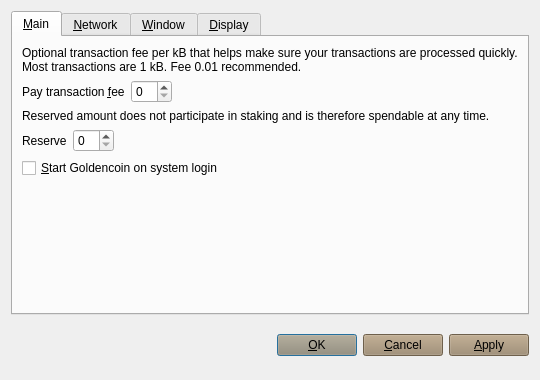
<?xml version="1.0" encoding="UTF-8"?>
<ui version="4.0">
 <class>OptionsDialog</class>
 <widget class="QDialog" name="OptionsDialog">
  <property name="geometry">
   <rect>
    <x>0</x>
    <y>0</y>
    <width>540</width>
    <height>380</height>
   </rect>
  </property>
  <property name="windowTitle">
   <string>Options</string>
  </property>
  <property name="styleSheet">
   <string notr="true">background-image: url(:/images/bkg-n);</string>
  </property>
  <property name="modal">
   <bool>true</bool>
  </property>
  <layout class="QVBoxLayout" name="verticalLayout">
   <item>
    <widget class="QTabWidget" name="tabWidget">
     <property name="styleSheet">
      <string notr="true">background-image: url(:/images/bkg-n);</string>
     </property>
     <property name="tabPosition">
      <enum>QTabWidget::North</enum>
     </property>
     <property name="currentIndex">
      <number>0</number>
     </property>
     <widget class="QWidget" name="tabMain">
      <attribute name="title">
       <string>&amp;Main</string>
      </attribute>
      <layout class="QVBoxLayout" name="verticalLayout_Main">
       <item>
        <widget class="QLabel" name="transactionFeeInfoLabel">
         <property name="styleSheet">
          <string notr="true">background-image: url(:/images/bgbfree);</string>
         </property>
         <property name="text">
          <string>Optional transaction fee per kB that helps make sure your transactions are processed quickly. Most transactions are 1 kB. Fee 0.01 recommended.</string>
         </property>
         <property name="textFormat">
          <enum>Qt::PlainText</enum>
         </property>
         <property name="wordWrap">
          <bool>true</bool>
         </property>
        </widget>
       </item>
       <item>
        <layout class="QHBoxLayout" name="horizontalLayoutFee">
         <item>
          <widget class="QLabel" name="transactionFeeLabel">
           <property name="styleSheet">
            <string notr="true">background-image: url(:/images/bgbfree);</string>
           </property>
           <property name="text">
            <string>Pay transaction &amp;fee</string>
           </property>
           <property name="textFormat">
            <enum>Qt::PlainText</enum>
           </property>
           <property name="buddy">
            <cstring>transactionFee</cstring>
           </property>
          </widget>
         </item>
         <item>
          <widget class="BitcoinAmountField" name="transactionFee"/>
         </item>
         <item>
          <spacer name="horizontalSpacerFee">
           <property name="orientation">
            <enum>Qt::Horizontal</enum>
           </property>
           <property name="sizeHint" stdset="0">
            <size>
             <width>40</width>
             <height>20</height>
            </size>
           </property>
          </spacer>
         </item>
        </layout>
       </item>
       <item>
        <widget class="QLabel" name="reserveBalanceInfoLabel">
         <property name="styleSheet">
          <string notr="true">background-image: url(:/images/bgbfree);</string>
         </property>
         <property name="text">
          <string>Reserved amount does not participate in staking and is therefore spendable at any time.</string>
         </property>
         <property name="textFormat">
          <enum>Qt::PlainText</enum>
         </property>
         <property name="wordWrap">
          <bool>true</bool>
         </property>
        </widget>
       </item>
       <item>
        <layout class="QHBoxLayout" name="horizontalLayoutReserveBalance">
         <item>
          <widget class="QLabel" name="reserveBalanceLabel">
           <property name="styleSheet">
            <string notr="true">background-image: url(:/images/bgbfree);</string>
           </property>
           <property name="text">
            <string>Reserve</string>
           </property>
           <property name="textFormat">
            <enum>Qt::PlainText</enum>
           </property>
           <property name="buddy">
            <cstring>reserveBalance</cstring>
           </property>
          </widget>
         </item>
         <item>
          <widget class="BitcoinAmountField" name="reserveBalance"/>
         </item>
         <item>
          <spacer name="horizontalSpacerReserveBalance">
           <property name="orientation">
            <enum>Qt::Horizontal</enum>
           </property>
           <property name="sizeHint" stdset="0">
            <size>
             <width>40</width>
             <height>20</height>
            </size>
           </property>
          </spacer>
         </item>
        </layout>
       </item>
       <item>
        <widget class="QCheckBox" name="bitcoinAtStartup">
         <property name="toolTip">
          <string>Automatically start Goldencoin after logging in to the system.</string>
         </property>
         <property name="styleSheet">
          <string notr="true">background-image: url(:/images/bgbfree);</string>
         </property>
         <property name="text">
          <string>&amp;Start Goldencoin on system login</string>
         </property>
        </widget>
       </item>
       <item>
        <spacer name="verticalSpacer_Main">
         <property name="orientation">
          <enum>Qt::Vertical</enum>
         </property>
         <property name="sizeHint" stdset="0">
          <size>
           <width>20</width>
           <height>40</height>
          </size>
         </property>
        </spacer>
       </item>
      </layout>
     </widget>
     <widget class="QWidget" name="tabNetwork">
      <attribute name="title">
       <string>&amp;Network</string>
      </attribute>
      <layout class="QVBoxLayout" name="verticalLayout_Network">
       <item>
        <widget class="QCheckBox" name="mapPortUpnp">
         <property name="toolTip">
          <string>Automatically open the Goldencoin client port on the router. This only works when your router supports UPnP and it is enabled.</string>
         </property>
         <property name="styleSheet">
          <string notr="true">background-image: url(:/images/bgbfree);</string>
         </property>
         <property name="text">
          <string>Map port using &amp;UPnP</string>
         </property>
        </widget>
       </item>
       <item>
        <widget class="QCheckBox" name="connectSocks">
         <property name="toolTip">
          <string>Connect to the Goldencoin network through a SOCKS proxy (e.g. when connecting through Tor).</string>
         </property>
         <property name="styleSheet">
          <string notr="true">background-image: url(:/images/bgbfree);</string>
         </property>
         <property name="text">
          <string>&amp;Connect through SOCKS proxy:</string>
         </property>
        </widget>
       </item>
       <item>
        <layout class="QHBoxLayout" name="horizontalLayout_Network">
         <item>
          <widget class="QLabel" name="proxyIpLabel">
           <property name="styleSheet">
            <string notr="true">background-image: url(:/images/bgbfree);</string>
           </property>
           <property name="text">
            <string>Proxy &amp;IP:</string>
           </property>
           <property name="textFormat">
            <enum>Qt::PlainText</enum>
           </property>
           <property name="buddy">
            <cstring>proxyIp</cstring>
           </property>
          </widget>
         </item>
         <item>
          <widget class="QValidatedLineEdit" name="proxyIp">
           <property name="maximumSize">
            <size>
             <width>140</width>
             <height>16777215</height>
            </size>
           </property>
           <property name="toolTip">
            <string>IP address of the proxy (e.g. 127.0.0.1)</string>
           </property>
           <property name="styleSheet">
            <string notr="true">background-color: rgb(154, 134, 106);</string>
           </property>
          </widget>
         </item>
         <item>
          <widget class="QLabel" name="proxyPortLabel">
           <property name="styleSheet">
            <string notr="true">background-image: url(:/images/bgbfree);</string>
           </property>
           <property name="text">
            <string>&amp;Port:</string>
           </property>
           <property name="textFormat">
            <enum>Qt::PlainText</enum>
           </property>
           <property name="buddy">
            <cstring>proxyPort</cstring>
           </property>
          </widget>
         </item>
         <item>
          <widget class="QLineEdit" name="proxyPort">
           <property name="maximumSize">
            <size>
             <width>55</width>
             <height>16777215</height>
            </size>
           </property>
           <property name="toolTip">
            <string>Port of the proxy (e.g. 9050)</string>
           </property>
           <property name="styleSheet">
            <string notr="true">background-color: rgb(154, 134, 106);</string>
           </property>
          </widget>
         </item>
         <item>
          <widget class="QLabel" name="socksVersionLabel">
           <property name="styleSheet">
            <string notr="true">background-image: url(:/images/bgbfree);</string>
           </property>
           <property name="text">
            <string>SOCKS &amp;Version:</string>
           </property>
           <property name="textFormat">
            <enum>Qt::PlainText</enum>
           </property>
           <property name="buddy">
            <cstring>socksVersion</cstring>
           </property>
          </widget>
         </item>
         <item>
          <widget class="QValueComboBox" name="socksVersion">
           <property name="toolTip">
            <string>SOCKS version of the proxy (e.g. 5)</string>
           </property>
          </widget>
         </item>
         <item>
          <spacer name="horizontalSpacer_Network">
           <property name="orientation">
            <enum>Qt::Horizontal</enum>
           </property>
           <property name="sizeHint" stdset="0">
            <size>
             <width>40</width>
             <height>20</height>
            </size>
           </property>
          </spacer>
         </item>
        </layout>
       </item>
       <item>
        <spacer name="verticalSpacer_Network">
         <property name="orientation">
          <enum>Qt::Vertical</enum>
         </property>
         <property name="sizeHint" stdset="0">
          <size>
           <width>20</width>
           <height>40</height>
          </size>
         </property>
        </spacer>
       </item>
      </layout>
     </widget>
     <widget class="QWidget" name="tabWindow">
      <attribute name="title">
       <string>&amp;Window</string>
      </attribute>
      <layout class="QVBoxLayout" name="verticalLayout_Window">
       <item>
        <widget class="QCheckBox" name="minimizeToTray">
         <property name="toolTip">
          <string>Show only a tray icon after minimizing the window.</string>
         </property>
         <property name="styleSheet">
          <string notr="true">background-image: url(:/images/bgbfree);</string>
         </property>
         <property name="text">
          <string>&amp;Minimize to the tray instead of the taskbar</string>
         </property>
        </widget>
       </item>
       <item>
        <widget class="QCheckBox" name="minimizeOnClose">
         <property name="toolTip">
          <string>Minimize instead of exit the application when the window is closed. When this option is enabled, the application will be closed only after selecting Quit in the menu.</string>
         </property>
         <property name="styleSheet">
          <string notr="true">background-image: url(:/images/bgbfree);</string>
         </property>
         <property name="text">
          <string>M&amp;inimize on close</string>
         </property>
        </widget>
       </item>
       <item>
        <spacer name="verticalSpacer_Window">
         <property name="orientation">
          <enum>Qt::Vertical</enum>
         </property>
         <property name="sizeHint" stdset="0">
          <size>
           <width>20</width>
           <height>40</height>
          </size>
         </property>
        </spacer>
       </item>
      </layout>
     </widget>
     <widget class="QWidget" name="tabDisplay">
      <attribute name="title">
       <string>&amp;Display</string>
      </attribute>
      <layout class="QVBoxLayout" name="verticalLayout_Display">
       <item>
        <layout class="QHBoxLayout" name="horizontalLayout_1_Display">
         <item>
          <widget class="QLabel" name="langLabel">
           <property name="styleSheet">
            <string notr="true">background-image: url(:/images/bgbfree);</string>
           </property>
           <property name="text">
            <string>User Interface &amp;language:</string>
           </property>
           <property name="textFormat">
            <enum>Qt::PlainText</enum>
           </property>
           <property name="buddy">
            <cstring>lang</cstring>
           </property>
          </widget>
         </item>
         <item>
          <widget class="QValueComboBox" name="lang">
           <property name="toolTip">
            <string>The user interface language can be set here. This setting will take effect after restarting Goldencoin.</string>
           </property>
          </widget>
         </item>
        </layout>
       </item>
       <item>
        <layout class="QHBoxLayout" name="horizontalLayout_2_Display">
         <item>
          <widget class="QLabel" name="unitLabel">
           <property name="styleSheet">
            <string notr="true">background-image: url(:/images/bgbfree);</string>
           </property>
           <property name="text">
            <string>&amp;Unit to show amounts in:</string>
           </property>
           <property name="textFormat">
            <enum>Qt::PlainText</enum>
           </property>
           <property name="buddy">
            <cstring>unit</cstring>
           </property>
          </widget>
         </item>
         <item>
          <widget class="QValueComboBox" name="unit">
           <property name="toolTip">
            <string>Choose the default subdivision unit to show in the interface and when sending coins.</string>
           </property>
          </widget>
         </item>
        </layout>
       </item>
       <item>
        <widget class="QCheckBox" name="coinControlFeatures">
         <property name="toolTip">
          <string>Whether to show coin control features or not.</string>
         </property>
         <property name="styleSheet">
          <string notr="true">background-image: url(:/images/bgbfree);</string>
         </property>
         <property name="text">
          <string>Display coin &amp;control features (experts only!)</string>
         </property>
        </widget>
       </item>
       <item>
        <widget class="QCheckBox" name="minimizeCoinAge">
         <property name="toolTip">
          <string>Whether to select the coin outputs randomly or with minimal coin age.</string>
         </property>
         <property name="styleSheet">
          <string notr="true">background-image: url(:/images/bgbfree);</string>
         </property>
         <property name="text">
          <string>Minimize weight consumption (experimental)</string>
         </property>
        </widget>
       </item>
       <item>
        <widget class="QCheckBox" name="useBlackTheme">
         <property name="styleSheet">
          <string notr="true">background-image: url(:/images/bgbfree);</string>
         </property>
         <property name="text">
          <string>Use black visual theme (requires restart)</string>
         </property>
        </widget>
       </item>
       <item>
        <spacer name="verticalSpacer_Display">
         <property name="orientation">
          <enum>Qt::Vertical</enum>
         </property>
         <property name="sizeHint" stdset="0">
          <size>
           <width>20</width>
           <height>40</height>
          </size>
         </property>
        </spacer>
       </item>
      </layout>
     </widget>
    </widget>
   </item>
   <item>
    <layout class="QHBoxLayout" name="horizontalLayout_Buttons">
     <item>
      <spacer name="horizontalSpacer_1">
       <property name="orientation">
        <enum>Qt::Horizontal</enum>
       </property>
       <property name="sizeHint" stdset="0">
        <size>
         <width>40</width>
         <height>48</height>
        </size>
       </property>
      </spacer>
     </item>
     <item>
      <widget class="QLabel" name="statusLabel">
       <property name="font">
        <font>
         <weight>75</weight>
         <bold>true</bold>
        </font>
       </property>
       <property name="styleSheet">
        <string notr="true">background-image: url(:/images/bgbfree);</string>
       </property>
       <property name="text">
        <string/>
       </property>
       <property name="textFormat">
        <enum>Qt::PlainText</enum>
       </property>
       <property name="wordWrap">
        <bool>true</bool>
       </property>
      </widget>
     </item>
     <item>
      <spacer name="horizontalSpacer_2">
       <property name="orientation">
        <enum>Qt::Horizontal</enum>
       </property>
       <property name="sizeHint" stdset="0">
        <size>
         <width>40</width>
         <height>48</height>
        </size>
       </property>
      </spacer>
     </item>
     <item>
      <widget class="QPushButton" name="okButton">
       <property name="styleSheet">
        <string notr="true">background-color: rgb(154, 134, 106);background-image: url(:/images/bgbfree);</string>
       </property>
       <property name="text">
        <string>&amp;OK</string>
       </property>
      </widget>
     </item>
     <item>
      <widget class="QPushButton" name="cancelButton">
       <property name="styleSheet">
        <string notr="true">background-color: rgb(154, 134, 106);background-image: url(:/images/bgbfree);</string>
       </property>
       <property name="text">
        <string>&amp;Cancel</string>
       </property>
       <property name="autoDefault">
        <bool>false</bool>
       </property>
      </widget>
     </item>
     <item>
      <widget class="QPushButton" name="applyButton">
       <property name="styleSheet">
        <string notr="true">background-color: rgb(154, 134, 106);background-image: url(:/images/bgbfree);</string>
       </property>
       <property name="text">
        <string>&amp;Apply</string>
       </property>
       <property name="autoDefault">
        <bool>false</bool>
       </property>
      </widget>
     </item>
    </layout>
   </item>
  </layout>
 </widget>
 <customwidgets>
  <customwidget>
   <class>BitcoinAmountField</class>
   <extends>QSpinBox</extends>
   <header>bitcoinamountfield.h</header>
   <container>1</container>
  </customwidget>
  <customwidget>
   <class>QValueComboBox</class>
   <extends>QComboBox</extends>
   <header>qvaluecombobox.h</header>
  </customwidget>
  <customwidget>
   <class>QValidatedLineEdit</class>
   <extends>QLineEdit</extends>
   <header>qvalidatedlineedit.h</header>
  </customwidget>
 </customwidgets>
 <resources/>
 <connections/>
</ui>
